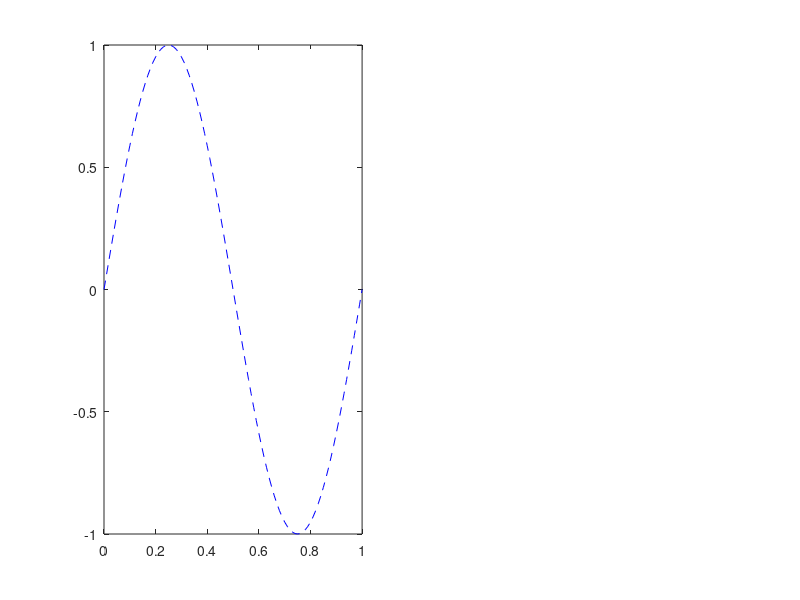

Source code (MATLAB): (Note: this script raises an error after producing the figure.)
subplot(1,2,1)
t = 0:0.01:1;
z1 = sin(2*pi*t);
plot(t, z1, '--b')
text(x0(1), y0(1), s(1));
title('Sin')
grid on

subplot(1, 2, 2)
z2 = cos(2*pi*t);
plot(t, z2, 'r')
text(x0(2), y0(2), s(2));
title('Cos')
grid on